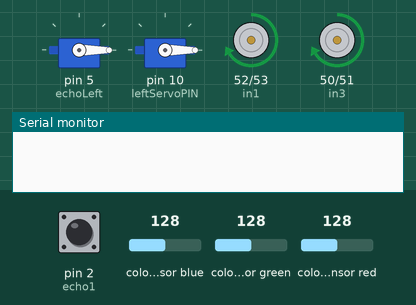
Recording of a sketch running on a simulated Arduino Mega 2560, built with avr-gcc and run on an emulated ATmega2560. On the bench: 2 × servo, motor-driver pin pairs drawn as motors (green arrow = first pin HIGH = forward, orange = second pin HIGH = backward, longer = more drive, scaled by the enable pin), the last lines printed to the serial monitor. Wiring (inferred from the names in the program): TCS3200 colour sensor: output pin 45; S2 pin 46; S3 pin 44; S0 pin 43; S1 pin 42. The test bench sets the inputs (shaded band); at power-on: pin 2 (echo1) LOW, colour sensor blue 128, colour sensor green 128, colour sensor red 128.

Above: at 0.7 s.
At 1.8 s:
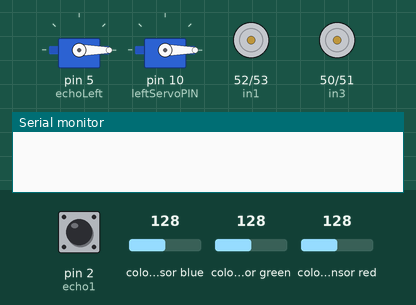
1.9 s: pin 2 (echo1) pulsed HIGH 5 times (0.12 s each, 0.3 s apart)
At 3.2 s:
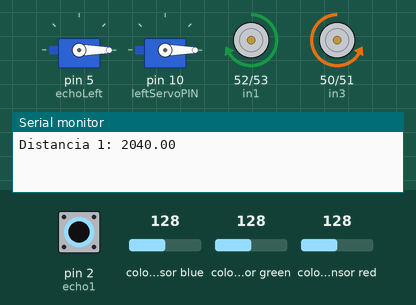
Timing chart, 0 to 4.9 s (numbered marks = the images above; inputs shaded):
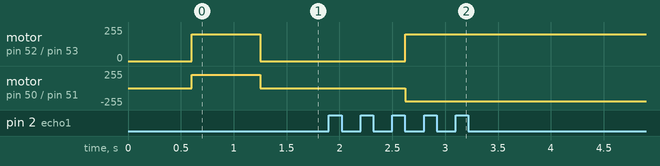

The sketch:

candidates_2022.ino
```cpp
// Skeleton of robot's logic Candidates 2022

// Libraries
#include <Servo.h>


char zone = 'u';
char color = 'u';

// Color sensor variables.
const int s0 = 43;
const int s1 = 42;
const int s2 =46;
const int s3 = 44;
const int out = 45;

// Servo variables.
Servo rightServo;
Servo leftServo;

const int rightServoPIN = 5;
int rightServoClosePosition = 0;
int rightServoOpenPosition = 100;
boolean isRightOpen = false;

const int leftServoPIN = 10;
int leftServoClosePosition = 0;
int leftServoOpenPosition = 100;
boolean isLeftOpen = false;


// Ultrasonic variables.
double distancia;
double tiempo;

#define trigger1 3
#define echo1 2

#define triggerLeft 4
#define echoLeft 5

#define triggerRight 13
#define echoRight 12

// H bridge pins
#define enA 6
#define in1 52
#define in2 53

#define enB 7
#define in3 50
#define in4 51

double movementTime = 1000;
double delayLeftTurn = 650;

void setup() {
  Serial.println("Nuevo codigo");
  Serial.begin(9600);
  setPins();
  attachObjects();
  sensorData();
  // s  etZone();
}

void loop() {
 //moveForward();
 ramp();
 delay(1000);

 //int dist = getDistance1();

 //turnLeft();

  //analogWrite(enA, 200);
  //analogWrite(enB, 200);
  //digitalWrite(in1, HIGH);
  //digitalWrite(in2, LOW);
  //digitalWrite(in3, HIGH);
  //digitalWrite(in4, LOW);


  /*
  sensorData();

  switch (zone){
    case 'A':
      zoneA();
      break;
    case 'B':
      zoneB();
      break;
    case 'C':
      zoneC();
      break;
    case 'E':
      zoneE();
      break;
    default:
      Serial.println("ERROR: no zone detected");

  }*/
}

void ramp(){
  turnLeft();
  delay(1000);
  int dist = getDistance1();
  while (dist > 10){
    moveForward();
  }
}

// Determines the next zone that the robot must finish. Only called on setup. Handles Lack of Progress. Causes infinite loop if no meaningful color is detected.
// Color legend: each letter corresponds to the initial letter of the color, in English. Exception: case 'E'; 'P' (Pink) is already used (Purple).
void setZone(){
  switch(color){
    case 'Y':
      zone = 'A';
      break;
    case 'G':
    case 'B':
    case 'R':
      zone = 'B';
      break;
    case 'P':
      zone = 'C';
      break;
     case 'E':
      zone = 'E';
      break;
     default:
      sensorData();
      setZone();
  }

}

// Bind i/o pins.
void setPins(){
  pinMode(trigger1, OUTPUT);
  pinMode(echo1, INPUT);

  pinMode(triggerLeft, OUTPUT);
  pinMode(echoLeft, INPUT);

  pinMode(triggerRight, OUTPUT);
  pinMode(echoRight, INPUT);

  // Puente H y movimiento
  pinMode(enA, OUTPUT);
  pinMode(enB, OUTPUT);
  pinMode(in1, OUTPUT);
  pinMode(in2, OUTPUT);
  pinMode(in3, OUTPUT);
  pinMode(in4, OUTPUT);

  pinMode(s0, OUTPUT);
  pinMode(s1, OUTPUT);
  pinMode(s2, OUTPUT);
  pinMode(s3, OUTPUT);
  pinMode(out, INPUT);

  // Checar si conviene bajar el frequency scaling a 20% -> Esto haría el código más rápido pero menos preciso. 20%: s0 = high, s1 = low;
  digitalWrite(s0, HIGH);
  digitalWrite(s1, HIGH);

}

// set/attach objects such as motors.
void attachObjects(){
  rightServo.attach(rightServoPIN);
  leftServo.attach(leftServoPIN);

  rightServo.write(rightServoClosePosition);
  leftServo.write(leftServoClosePosition);


}


// Updates data recieved by all sensors.
void sensorData(){
  setColor();

}

void setColor(){
  int R = getRojo();
  delay(200);
  int G = getVerde();
  delay(200);
  int B = getAzul();
  delay(200);

  // Conditional ifs to establish color.
  if (false){

  } else {
    color = 'u';
  }

}

// Function to make sure the robot advances in staight line. Pending: determine if magnetometer or ultrasonic sensor will be used.
void calibrate(){

}

void zoneA(){

}

void zoneB(){

}

void zoneC(){

}

void zoneE(){

}

// Ultrasónico 1
int getDistance1(){
  digitalWrite(trigger1, LOW);
  delayMicroseconds(5);
  digitalWrite(trigger1, HIGH);
  delayMicroseconds(10);
  tiempo=pulseIn(echo1, HIGH);
  distancia = int(0.017 * tiempo); // Distancia en centimetros
  Serial.print("Distancia 1: ");
  Serial.println(distancia);
  return distancia;
}

// Ultrasónico 2
int getDistanceLeft(){
  digitalWrite(triggerLeft, LOW);
  delayMicroseconds(5);
  digitalWrite(triggerLeft, HIGH);
  delayMicroseconds(10);
  tiempo=pulseIn(echoLeft, HIGH);
  distancia = int(0.017 * tiempo); // Distancia en centimetros
  Serial.println(distancia);
  return distancia;
}

int getDistanceRight(){
  digitalWrite(triggerRight, LOW);
  delayMicroseconds(5);
  digitalWrite(triggerRight, HIGH);
  delayMicroseconds(10);
  tiempo=pulseIn(echoRight, HIGH);
  distancia = int(0.017 * tiempo); // Distancia en centimetros
  Serial.println(distancia);
  return distancia;
}

void moveForward(){
    wheelSpeed();
    digitalWrite(in1, HIGH);
    digitalWrite(in2, LOW);
    digitalWrite(in3, LOW);
    digitalWrite(in4, HIGH);
    delay(movementTime);
    stopWheels();
}

void moveBackwards(){
    wheelSpeed();
    digitalWrite(in1, LOW);
    digitalWrite(in2, HIGH);
    digitalWrite(in3, HIGH);
    digitalWrite(in4, LOW);
    delay(movementTime);
    stopWheels();
}

// Pueden variar dependiendo del conectado.
void turnLeft(){
    wheelSpeed();
    digitalWrite(in1, HIGH);
    digitalWrite(in2, LOW);
    digitalWrite(in3, HIGH);
    digitalWrite(in4, LOW);
    delay(delayLeftTurn);
    stopWheels();
}

void turnRight(){
    wheelSpeed();
    digitalWrite(in1, LOW);
    digitalWrite(in2, HIGH);
    digitalWrite(in3, HIGH);
    digitalWrite(in4, LOW);
    delay(movementTime);
    stopWheels();
}

void stopWheels(){
  analogWrite(enA, 0);
  analogWrite(enB, 0);
  digitalWrite(in1, LOW);
  digitalWrite(in2, LOW);
  digitalWrite(in3, LOW);
  digitalWrite(in4, LOW);
}

void changeSpeed(int newSpeed){
  analogWrite(enA, newSpeed);
  analogWrite(enB, newSpeed);
}

void wheelSpeed(){
  changeSpeed(200);
}

int getRojo(){
  digitalWrite(s2, LOW);
  digitalWrite(s3, LOW);
  int ROJO = pulseIn(out, LOW);
  //Serial.println("Valor de rojo: " + ROJO);

  // Modifica el color detectado a la escala RGB. Los valores 25 y 72 puede modificarse en función de qué detecta el sensor.
  // 25 lo combierte a 255 y 72 a 0.

  ROJO = map(ROJO, 25, 72, 255, 0);
  return ROJO;
}

int getAzul(){
  digitalWrite(s2, LOW);
  digitalWrite(s3, HIGH);
  int AZUL = pulseIn(out, LOW);
  //Serial.println("Valor de azul: " + AZUL);
  AZUL = map(AZUL, 25, 70, 255, 0);
  return AZUL;
}

int getVerde(){
  digitalWrite(s2, HIGH);
  digitalWrite(s3, HIGH);
  int VERDE = pulseIn(out, LOW);
  //Serial.println("Valor de verde: " + VERDE);
  VERDE = map(VERDE, 30, 90, 255, 0);
  return VERDE;
}


// Brute-force approach functions (in case sensors not working as intended):


// Discarded code:
```
